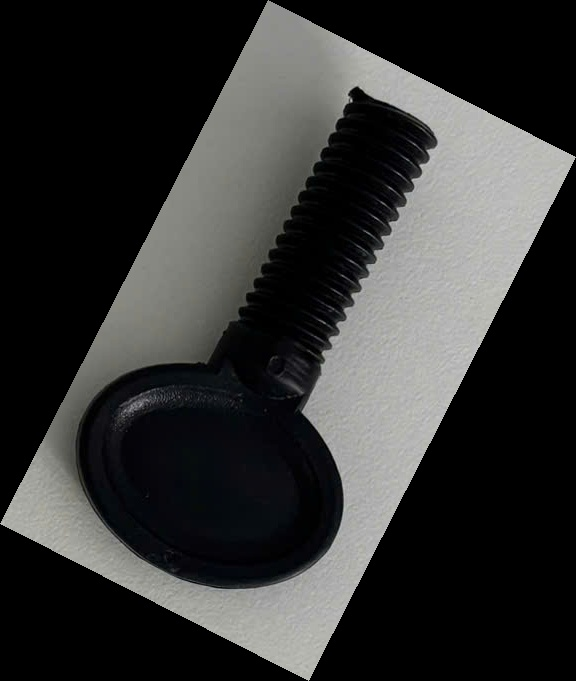
#> input picture src/data/sample/sample_1.jpg, 576 x 681 px, found by its file name
$ python test_maching_AKAZE_BFMatcher_Hamming_v5.py
#> lines starting #> are read from the running program, lines starting #| are printed output that depends on the picture; long printed decimals are rounded
import cv2
import numpy as np
import matplotlib.pyplot as plt

def match_and_draw_box(template_path, scene_path, use_akaze=True):
    # Đọc ảnh
#> called with template_path = 'src\\data\\sample\\sample_1.jpg', scene_path = 'src\\data\\sample\\4.jpg', use_akaze = False
    img1 = cv2.imread(template_path, cv2.IMREAD_GRAYSCALE)
#> img1: shape (681, 576); min 0, max 202, mean 51.7
    img2 = cv2.imread(scene_path, cv2.IMREAD_GRAYSCALE)
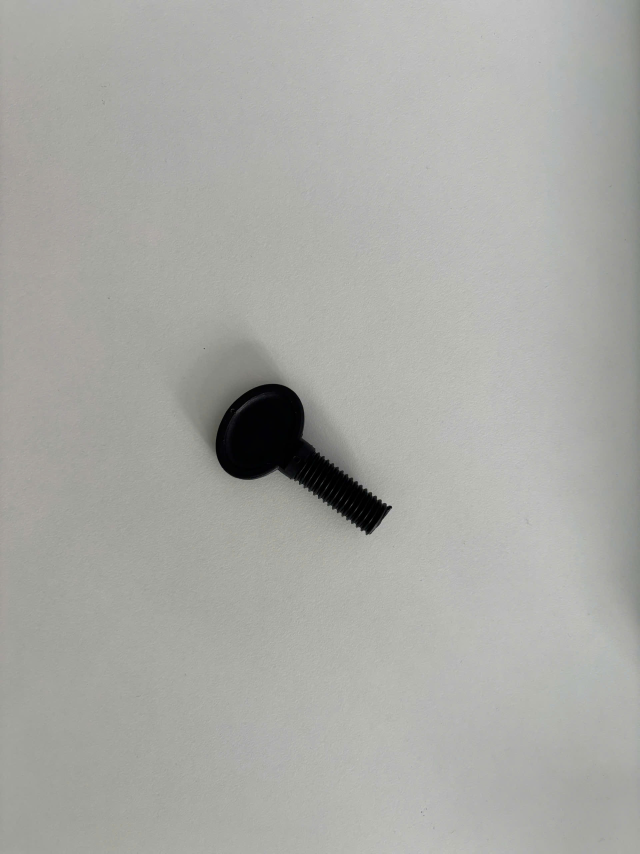
#> input picture src/data/sample/4.jpg, 1920 x 2560 px, found by its file name (shown at 1/3 size)
#> img2: shape (2560, 1920); min 0, max 204, mean 168.7

    # Resize nhỏ 1/2 cho dễ hiển thị
    img1 = cv2.resize(img1, (img1.shape[1]//2, img1.shape[0]//2))
#> img1: shape (340, 288)
    img2 = cv2.resize(img2, (img2.shape[1]//2, img2.shape[0]//2))
#> img2: shape (1280, 960)

    # Chọn detector
    if use_akaze:
        detector = cv2.AKAZE_create()
    else:
        detector = cv2.SIFT_create()

    # Tìm keypoint và descriptor
    kp1, des1 = detector.detectAndCompute(img1, None)
#> kp1 = 119 keypoints; strongest (x, y, size): (193, 196, 52.6), (26, 255, 27.3), (239, 94, 47.6), (184, 82, 35.2)
    kp2, des2 = detector.detectAndCompute(img2, None)
#> kp2 = 116 keypoints; strongest (x, y, size): (394, 649, 103.4), (546, 765, 43.1), (585, 761, 3.7), (546, 797, 2.9)

    if des1 is None or des2 is None:
        print("Không tìm thấy đặc trưng nào.")
        return

    # Matching
    if use_akaze:
        bf = cv2.BFMatcher(cv2.NORM_HAMMING, crossCheck=False)
        matches = bf.knnMatch(des1, des2, k=2)
    else:
        FLANN_INDEX_KDTREE = 1
        index_params = dict(algorithm=FLANN_INDEX_KDTREE, trees=5)
        search_params = dict(checks=50)
        flann = cv2.FlannBasedMatcher(index_params, search_params)
        matches = flann.knnMatch(des1, des2, k=2)
#> matches = 119 matches

    # Ratio test
    good = []
    for m, n in matches:
        if m.distance < 0.75 * n.distance:
            good.append(m)
#> this loop made 119 passes
#> after the loop, good = 10 matches
    print(len(good))
#| 10

    if len(good) >= 5:
        # Lấy 15 match tốt nhất
        good = sorted(good, key=lambda x: x.distance)[:15]
        src_pts = np.float32([kp1[m.queryIdx].pt for m in good]).reshape(-1,1,2)
#> src_pts = [[56.96, 188.4], [162.1, 176.1], [128.6, 141], [132.3, 133.9], [136, 126.7], [178.1, 46.27], [158.7, 204.3], [154.4, 204.9], [154.4, 204.9], [67.37, 202.1]]
        dst_pts = np.float32([kp2[m.trainIdx].pt for m in good]).reshape(-1,1,2)
#> dst_pts = [[437.2, 583], [446.4, 722.2], [519.7, 713.1], [519.7, 713.1], [519.7, 713.1], [584.8, 760.9], [454.7, 655.9], [454.7, 655.9], [454.7, 655.9], [378.9, 599.8]]

        # Tính affine transform (xoay + dịch + scale)
        M, inliers = cv2.estimateAffinePartial2D(src_pts, dst_pts, method=cv2.RANSAC)
#> M = [[-0.994, -0.607, 732.4], [0.607, -0.994, 765.9]]; inliers = [0, 0, 0, 1, 0, 0, 0, 1, 1, 0]

        if M is not None:
            # Lấy rotation + dịch
            R = M[:2,:2]
#> R = [[-0.994, -0.607], [0.607, -0.994]]
            t = M[:,2]
#> t = [732.4, 765.9]

            # Góc xoay
            angle = np.degrees(np.arctan2(R[1,0], R[0,0]))
#> angle = 148.6
            print("Rotation matrix:\n", R)
#| Rotation matrix:
#|  [[-0.9938 -0.6065 ]
#|  [ 0.6065  -0.9938]]
            print("Translation:", t)
#| Translation: [732.368 765.889]
            print("Rotation angle:", angle)
#| Rotation angle: 148.604

            # Vẽ bounding box
            h,w = img1.shape
#> h = 340; w = 288
            pts = np.float32([[0,0],[w,0],[w,h],[0,h]]).reshape(-1,1,2)
#> pts = [[0, 0], [288, 0], [288, 340], [0, 340]]
            dst_box = cv2.transform(pts, M)
#> dst_box = [[732.4, 765.9], [446.2, 940.6], [240, 602.7], [526.2, 428]]

            img2_color = cv2.cvtColor(img2, cv2.COLOR_GRAY2BGR)
            cv2.polylines(img2_color, [np.int32(dst_box)], True, (0,255,0), 3)
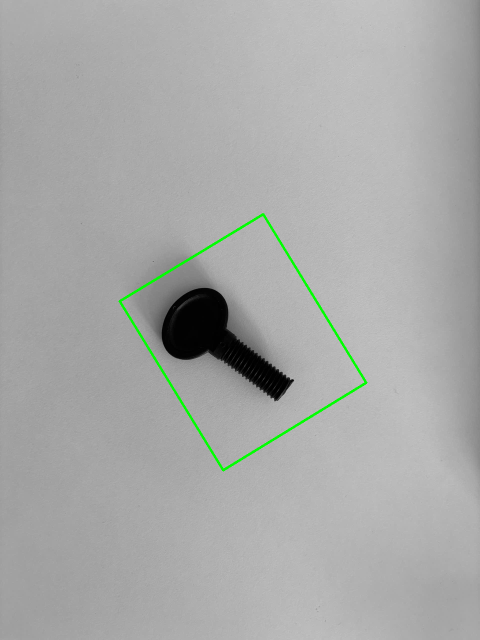
#> img2_color: shape (1280, 960, 3) (shown at 1/2 size); mean B, G, R 167.8, 169.3, 167.8

            # Vẽ matches để debug
            matched_img = cv2.drawMatches(img1, kp1, img2_color, kp2, good, None,
                                          flags=cv2.DrawMatchesFlags_NOT_DRAW_SINGLE_POINTS)
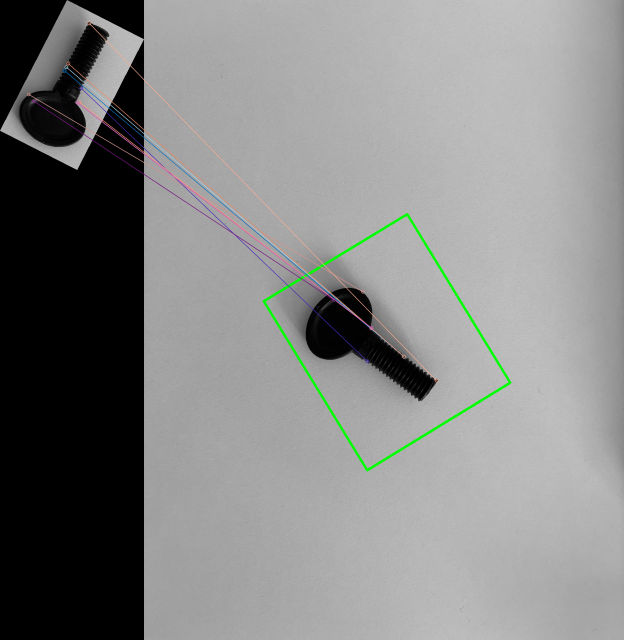
#> matched_img: shape (1280, 1248, 3) (shown at 1/2 size); mean B, G, R 132.5, 133.5, 132.6

            plt.figure(figsize=(14,7))
            plt.imshow(matched_img[...,::-1])  # BGR -> RGB
            plt.axis("off")
            plt.show()
        else:
            print("Không tính được affine transform")
    else:
        print("Không đủ matches")

# Test
match_and_draw_box( r"src\data\sample\sample_1.jpg",r"src\data\sample\4.jpg", use_akaze=False)
